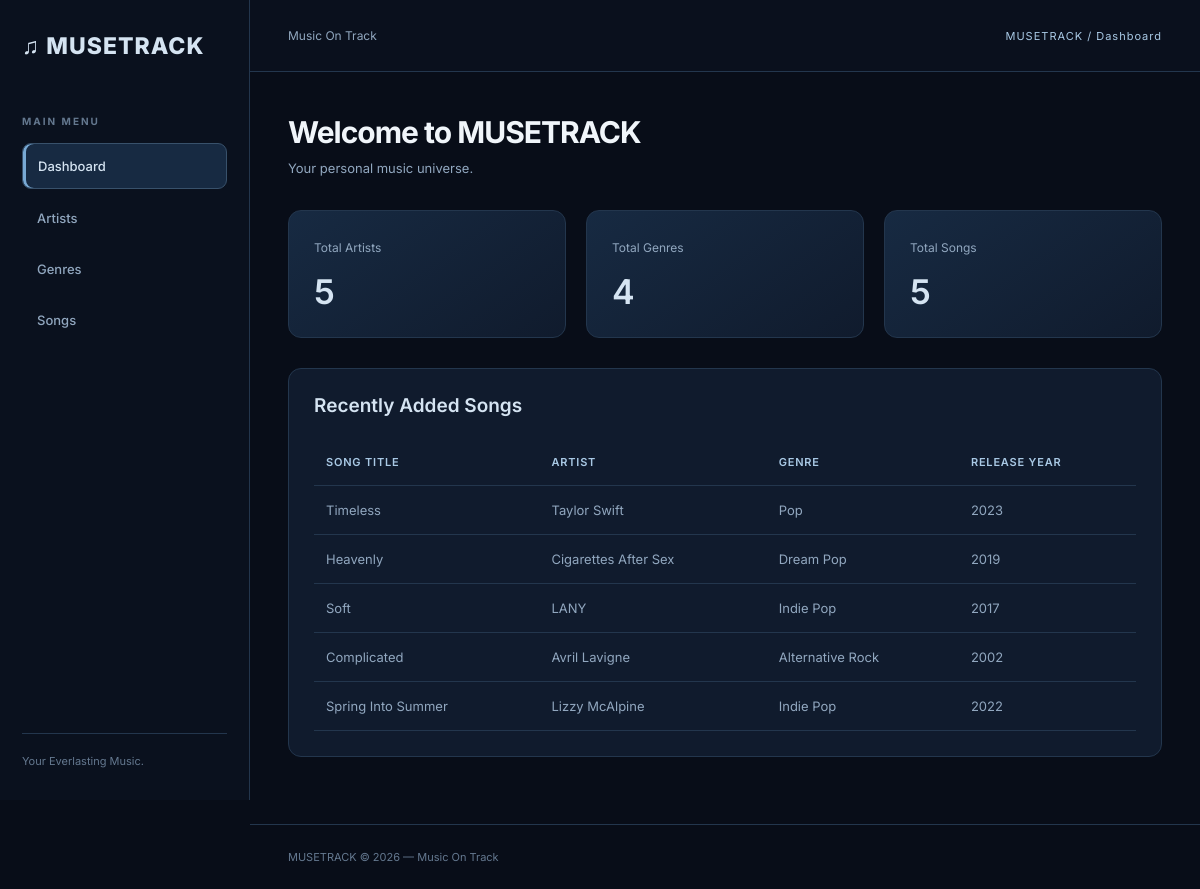
The page / on the database its author committed.
### tables this page shows
CREATE TABLE `songs` (
  `id` int(11) NOT NULL,
  `title` varchar(150) NOT NULL,
  `artist_id` int(11) NOT NULL,
  `genre_id` int(11) NOT NULL,
  `release_year` year(4) NOT NULL,
  `duration` int(11) NOT NULL
);

CREATE TABLE `artists` (
  `id` int(11) NOT NULL,
  `artist_name` varchar(100) NOT NULL,
  `country` varchar(100) NOT NULL,
  `debut_year` year(4) NOT NULL
);

CREATE TABLE `genres` (
  `id` int(11) NOT NULL,
  `genre_name` varchar(100) NOT NULL,
  `description` text DEFAULT NULL
);

### class/Artist.php (called while the page is built, shortened)
<?php
class Artist {
    private $conn;
    private $table = "artists";
    public function __construct($db) {
        $this->conn = $db;
    }
    public function getAll() {
        $sql = "SELECT * FROM " . $this->table;
        $stmt = $this->conn->prepare($sql);
        $stmt->execute();
        return $stmt->fetchAll();
    }
}
?>

### class/Genre.php (called while the page is built, shortened)
<?php
class Genre {
    private $conn;
    private $table = "genres";
    public function __construct($db) {
        $this->conn = $db;
    }
    public function getAll() {
        $sql = "SELECT * FROM " . $this->table;
        $stmt = $this->conn->prepare($sql);
        $stmt->execute();
        return $stmt->fetchAll();
    }
}
?>

### class/Song.php (called while the page is built, shortened)
<?php
class Song {
    private $conn;
    public function __construct($db) {
        $this->conn = $db;
    }
    public function getAll() {
        $sql = "SELECT songs.*,
                       artists.artist_name,
                       genres.genre_name
                FROM songs
                JOIN artists ON songs.artist_id = artists.id
                JOIN genres ON songs.genre_id = genres.id
                ORDER BY songs.id ASC";
        $stmt = $this->conn->prepare($sql);
        $stmt->execute();
        return $stmt->fetchAll();
    }
}
?>

### index.php (the view)
<?php
require_once 'config/db.php';
require_once 'class/Artist.php';
require_once 'class/Genre.php';
require_once 'class/Song.php';
$db = (new Database())->connect();
$artist = new Artist($db);
$genre = new Genre($db);
$song = new Song($db);
$artists = $artist->getAll();
$genres = $genre->getAll();
$songs = $song->getAll();
$pageTitle = 'Dashboard';
$currentPage = 'dashboard';
include 'view/header.php';
?>
<h1>Welcome to MUSETRACK</h1>
<p class="subtitle">Your personal music universe.</p>
<div class="stats">
    <div class="stat-card">
        <span>Total Artists</span>
        <h2><?= count($artists) ?></h2>
    </div>
    <div class="stat-card">
        <span>Total Genres</span>
        <h2><?= count($genres) ?></h2>
    </div>
    <div class="stat-card">
        <span>Total Songs</span>
        <h2><?= count($songs) ?></h2>
    </div>
</div>
<section class="panel">
    <h2>Recently Added Songs</h2>
    <table>
        <thead>
            <tr>
                <th>Song Title</th>
                <th>Artist</th>
                <th>Genre</th>
                <th>Release Year</th>
            </tr>
        </thead>
        <tbody>
        <?php foreach (array_slice($songs, 0, 5) as $item): ?>
            <tr>
                <td><?= htmlspecialchars($item['title']) ?></td>
                <td><?= htmlspecialchars($item['artist_name']) ?></td>
                <td><?= htmlspecialchars($item['genre_name']) ?></td>
                <td><?= htmlspecialchars($item['release_year']) ?></td>
            </tr>
        <?php endforeach; ?>
        </tbody>
    </table>
</section>
<?php include 'view/footer.php'; ?>

### view/header.php (shortened to what this page needs)
<?php
$pageTitle = $pageTitle ?? 'Dashboard';
$currentPage = $currentPage ?? 'dashboard';
?>
<!DOCTYPE html>
<html lang="en">
<head>
    <link rel="stylesheet" href="/tp7/style.css">
</head>
<body>
<div class="sidebar">
    <div class="brand">♫ MUSETRACK</div>
    <p class="menu-label">MAIN MENU</p>
    <a href="/tp7/index.php"
       class="<?= $currentPage === 'dashboard' ? 'active' : '' ?>">
       Dashboard
    </a>
    <a href="/tp7/view/artists.php"
       class="<?= $currentPage === 'artists' ? 'active' : '' ?>">
       Artists
    </a>
    <a href="/tp7/view/genres.php"
       class="<?= $currentPage === 'genres' ? 'active' : '' ?>">
       Genres
    </a>
    <a href="/tp7/view/songs.php"
       class="<?= $currentPage === 'songs' ? 'active' : '' ?>">
       Songs
    </a>
    <div class="sidebar-bottom">
        Your Everlasting Music.
    </div>
</div>
<main class="main-content">
    <header class="topbar">
        <span>Music On Track</span>
        <span class="topbar-brand">
            MUSETRACK / <?= htmlspecialchars($pageTitle) ?>
        </span>
    </header>
    <div class="content">

### view/footer.php
    </div>
    <footer class="footer">
        MUSETRACK &copy; 2026 — Music On Track
    </footer>
</main>
</body>
</html>

### style.css (style rules this page uses)
:root { --background: #080D18; --sidebar: #0A111E; --surface: #101B2D; --surface-light: #172A42; --border: #23364D; --primary: #D5E4F2; --accent: #A9C9E5; --accent-soft: #78A9D4; --text: #F0F5FA; --text-secondary: #91A7BF; --muted: #64788F; --success: #8ECDB5; --danger: #E58C98; }
* { margin: 0; padding: 0; box-sizing: border-box; }
body { font-family: 'Inter', sans-serif; background: var(--background); color: var(--text); min-height: 100vh; }
.sidebar { width: 250px; height: 100vh; position: fixed; top: 0; left: 0; padding: 32px 22px; display: flex; flex-direction: column; background: var(--sidebar); border-right: 1px solid var(--border); }
.brand { font-size: 23px; font-weight: 800; letter-spacing: 1px; color: var(--primary); margin-bottom: 55px; }
.menu-label { font-size: 10px; font-weight: 700; letter-spacing: 2px; color: var(--muted); margin-bottom: 16px; }
.sidebar a { text-decoration: none; color: var(--text-secondary); padding: 14px 15px; border-radius: 9px; font-size: 13px; font-weight: 500; margin-bottom: 7px; transition: 0.2s ease; }
.sidebar a.active { background: var(--surface-light); color: var(--primary); border: 1px solid #38516B; box-shadow: inset 3px 0 0 var(--accent-soft); }
.sidebar-bottom { margin-top: auto; padding-top: 20px; border-top: 1px solid var(--border); color: var(--muted); font-size: 11px; }
.main-content { margin-left: 250px; min-height: 100vh; }
.topbar { height: 72px; padding: 0 38px; background: rgba(10, 17, 30, 0.92); border-bottom: 1px solid var(--border); display: flex; justify-content: space-between; align-items: center; color: var(--text-secondary); font-size: 12px; }
.topbar-brand { color: var(--accent); letter-spacing: 1px; font-size: 11px; }
.content { padding: 42px 38px; }
h1 { font-size: 30px; font-weight: 700; letter-spacing: -1px; margin-bottom: 10px; }
h2 { font-size: 19px; font-weight: 600; }
.subtitle { color: var(--text-secondary); font-size: 13px; margin-bottom: 34px; }
.stats { display: grid; grid-template-columns: repeat(3, 1fr); gap: 20px; margin-bottom: 30px; }
.stat-card { background: linear-gradient( 145deg, var(--surface-light), var(--surface) ); border: 1px solid var(--border); border-radius: 13px; padding: 25px; transition: 0.2s ease; }
.stat-card span { color: var(--text-secondary); font-size: 12px; }
.stat-card h2 { color: var(--primary); font-size: 34px; margin-top: 15px; }
.panel { background: var(--surface); border: 1px solid var(--border); border-radius: 13px; padding: 25px; margin-bottom: 25px; }
.panel h2 { margin-bottom: 22px; color: var(--primary); }
table { width: 100%; border-collapse: collapse; text-align: left; }
th { color: var(--accent); font-size: 11px; text-transform: uppercase; letter-spacing: 0.8px; font-weight: 600; }
th, td { padding: 16px 12px; border-bottom: 1px solid var(--border); }
td { color: var(--text-secondary); font-size: 13px; }
.footer { padding: 25px 38px; color: var(--muted); font-size: 11px; border-top: 1px solid var(--border); }

### rows shown on the page
songs: title "Timeless", artist.artist_name "Taylor Swift", genre.genre_name "Pop", release_year "2023"
songs: title "Heavenly", artist.artist_name "Cigarettes After Sex", genre.genre_name "Dream Pop", release_year "2019"
songs: title "Soft", artist.artist_name "LANY", genre.genre_name "Indie Pop", release_year "2017"
songs: title "Complicated", artist.artist_name "Avril Lavigne", genre.genre_name "Alternative Rock", release_year "2002"
songs: title "Spring Into Summer", artist.artist_name "Lizzy McAlpine", genre.genre_name "Indie Pop", release_year "2022"

### other values the page prints
$pageTitle "Dashboard"
count($artists) "5"
count($genres) "4"
count($songs) "5"
